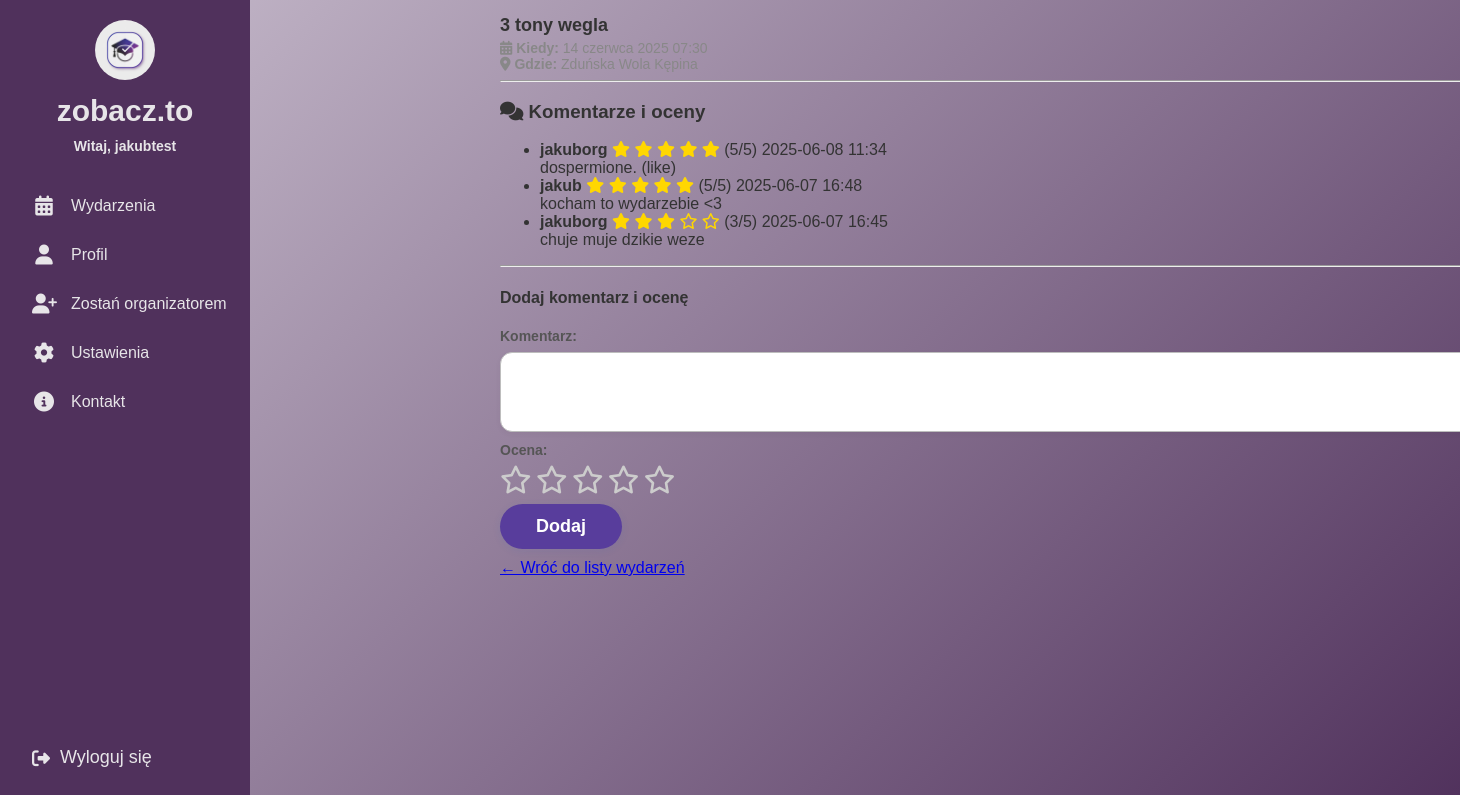
/events/event/15/ (signed in), run on the app's committed database.
### events/models.py (models this page shows, shortened)
class Event(models.Model):
    title = models.CharField("Tytuł", max_length=200)
    description = models.TextField("Opis wydarzenia")
    date = models.DateTimeField("Data")
    location = models.CharField("Lokalizacja", max_length=200)
    created_by = models.ForeignKey(User, on_delete=models.CASCADE, related_name="created_events")
    image = models.ImageField(upload_to='event_images/', null=True, blank=True)

class EventComment(models.Model):
    event = models.ForeignKey(Event, on_delete=models.CASCADE, related_name="comments")
    user = models.ForeignKey(User, on_delete=models.CASCADE)
    comment = models.TextField("Komentarz")
    rating = models.PositiveSmallIntegerField("Ocena", choices=[(i, i) for i in range(1, 6)])
    created_at = models.DateTimeField(auto_now_add=True)

### events/views.py (the view)
# urls.py: path('event/<int:event_id>/', views.event_detail, name='event_detail'),
@login_required
def event_detail(request, event_id):
    event = get_object_or_404(Event, id=event_id)
    comments = event.comments.select_related('user').order_by('-created_at')
    avg_rating = event.comments.aggregate(avg=Avg('rating'))['avg']
    if request.method == 'POST':
        form = EventCommentForm(request.POST)
        if form.is_valid():
            comment = form.save(commit=False)
            comment.event = event
            comment.user = request.user
            comment.save()
            messages.success(request, "Twój komentarz został dodany.")
            return redirect('event_detail', event_id=event.id)
    else:
        form = EventCommentForm()
        return render(request, 'events/event_detail.html', {
        'event': event,
        'comments': comments,
        'form': form,
        'avg_rating': round(avg_rating or 0, 2),
    })

### events/forms.py
class EventCommentForm(forms.ModelForm):
    class Meta:
        model = EventComment
        fields = ['comment', 'rating']
        widgets = {
            'comment': forms.Textarea(attrs={'rows': 3}),
            'rating': forms.Select(choices=[(i, i) for i in range(1, 6)]),
        }

### templates/events/event_detail.html (shortened to what this page needs)
{% extends "base.html" %}
{% load static %}
{% block content %}
<link rel="stylesheet" href="https://cdnjs.cloudflare.com/ajax/libs/font-awesome/6.4.0/css/all.min.css">
<link rel="stylesheet" href="{% static 'css/events.css' %}">
<div class="main-content">
  <div class="event-detail-card">
    <h2 class="event-title">{{ event.title }}</h2>
    <div class="event-meta">
      <span><i class="fas fa-calendar-alt"></i> <strong>Kiedy:</strong> {{ event.date }}</span><br>
      <span><i class="fas fa-map-marker-alt"></i> <strong>Gdzie:</strong> {{ event.location }}</span>
    </div>
    <hr>
    <div class="event-comments-section">
      <h3><i class="fas fa-comments"></i> Komentarze i oceny</h3>
      <ul class="comments-list">
        {% for comment in comments %}
          <li class="comment-item">
            <div class="comment-header">
              <strong>{{ comment.user.username }}</strong>
              <span class="comment-rating">
                {% for i in "12345"|make_list %}
                  {% if forloop.counter <= comment.rating %}
                    <i class="fas fa-star" style="color:gold"></i>
                  {% else %}
                    <i class="far fa-star" style="color:gold"></i>
                  {% endif %}
                {% endfor %}
                ({{ comment.rating }}/5)
              </span>
              <span class="comment-date">{{ comment.created_at|date:"Y-m-d H:i" }}</span>
            </div>
            <div class="comment-body">
              {{ comment.comment }}
            </div>
          </li>
        {% empty %}
          <li class="event-empty">Brak komentarzy.</li>
        {% endfor %}
      </ul>
    </div>
    <hr>
    {% if user.is_authenticated %}
      <div class="add-comment-section">
        <h4>Dodaj komentarz i ocenę</h4>
        <form method="post" class="comment-form" id="comment-form">
          <div class="form-group">
            {{ form.comment.label_tag }}
            {{ form.comment }}
          </div>
          <div class="form-group">
            <label>Ocena:</label>
            <span id="star-rating">
              {% for i in "12345"|make_list %}
                <i class="fa-star far" data-value="{{ forloop.counter }}"></i>
              {% endfor %}
            </span>
          </div>
          <button type="submit" class="enroll-button">Dodaj</button>
        </form>
      </div>
    {% else %}
      <p><a href="{% url 'login' %}">Zaloguj się</a>, aby dodać komentarz.</p>
    {% endif %}
    <a href="{% url 'events_list' %}" class="back-link">← Wróć do listy wydarzeń</a>
  </div>
</div>
{% endblock %}

### templates/base.html (shortened to what this page needs)
{% load static %}
<!DOCTYPE html>
<html>
<head>
    <link rel="stylesheet" href="https://cdnjs.cloudflare.com/ajax/libs/font-awesome/6.4.0/css/all.min.css">
    <link rel="stylesheet" href="{% static 'css/home.css' %}">
    <link rel="stylesheet" href="{% static 'css/profile.css' %}">
    <link rel="stylesheet" href="{% static 'css/events.css' %}">
    <link rel="stylesheet" href="{% static 'css/organizer_request_form.css' %}">
    <link rel="stylesheet" href="{% static 'css/organizer_request_sent.css' %}">
    <link rel="stylesheet" href="{% static 'css/organizer_requests_list.css' %}">
</head>
<body>
<div class="sidebar">
  <div class="top">
    <div class="logo">
      <a href="{% url 'home' %}">
        <img src="{% static 'images/logo.jpeg' %}" alt="Logo">
      </a>
      <span class="site-name">zobacz.to</span>
      {% if user.is_authenticated %}
        <span class="username">Witaj, {{ user.username }}</span>
      {% endif %}
    </div>
    <div class="menu">
      <a href="{% url 'events_list' %}">
        <i class="fas fa-calendar-alt"></i>
        <span class="label">Wydarzenia</span>
      </a>
      <a href="{% url 'profile' %}">
        <i class="fas fa-user"></i>
        <span class="label">Profil</span>
      </a>
      {% if user.is_authenticated %}
        {% for group in user.groups.all %}
            {% if group.name == "student" %}
                <a href="{% url 'organizer_request_create' %}">
                    <i class="fas fa-user-plus"></i>
                    <span class="label">Zostań organizatorem</span>
                </a>
            {% endif %}
        {% endfor %}
    {% endif %}
      <a href="#">
        <i class="fas fa-cog"></i>
        <span class="label">Ustawienia</span>
      </a>
      <a href="{% url 'contact' %}">
        <i class="fas fa-info-circle"></i>
        <span class="label">Kontakt</span>
      </a>
    </div>
  </div>
  <div class="bottom">
    <form action="{% url 'logout' %}" method="post">
      <button type="submit">
        <i class="fas fa-sign-out-alt"></i>
        <span class="logout-label">Wyloguj się</span>
      </button>
    </form>
  </div>
</div>
  <main>
    <div class="main-content">
    {% block content %}
    {% endblock content %}
  </main>
</body>
</html>

### static/css/home.css (style rules this page uses)
:root { --light-purple: #CABFCF; --dark-purple: #50315C; --medium-purple: #583D9C; --white: #E7E5E8; --blue-purple: #4941A1; }
body { margin: 0; font-family: 'Arial', sans-serif; background: linear-gradient(135deg, var(--light-purple), var(--dark-purple)); height: 100vh; overflow-x: hidden; }
.main-content { min-height: 100vh; width: calc(100vw - 250px); max-width: calc(100vw - 250px); box-sizing: border-box; padding: 0; margin-left: 250px; transition: none; overflow-y: visible; color: #333; }
.sidebar { background-color: var(--dark-purple); width: 250px; display: flex; flex-direction: column; justify-content: space-between; color: var(--white); height: 100vh; position: fixed; left: 0; top: 0; z-index: 10; }
.sidebar .top, .sidebar .bottom { padding: 20px; }
.sidebar .logo { display: flex; flex-direction: column; align-items: center; }
.sidebar .logo img { width: 60px; height: 60px; border-radius: 50%; margin-bottom: 10px; transition: width 0.3s ease, height 0.3s ease; }
.sidebar .logo .site-name { font-size: 30px; font-weight: 700; color: var(--white); margin-bottom: 5px; }
.sidebar .username { font-weight: 600; font-size: 14px; text-align: left; margin-top: 5px; display: block !important; }
.menu { margin-top: 30px; }
.menu a { display: flex; align-items: center; gap: 15px; color: var(--white); text-decoration: none; padding: 12px; border-radius: 8px; transition: background 0.2s; white-space: nowrap; margin-bottom: 5px; }
.menu .label { font-size: 16px; display: block !important; }
.sidebar .menu i { font-size: 20px; min-width: 24px; text-align: center; }
.sidebar .bottom form { margin: 0; }
.sidebar .bottom button { background: none; border: none; color: var(--white); font-size: 18px; cursor: pointer; display: flex; align-items: center; gap: 10px; padding: 12px; width: 100%; text-align: left; border-radius: 8px; transition: background 0.2s; }

### static/css/profile.css (style rules this page uses)
.form-group { display: flex; flex-direction: column; margin-bottom: 0; }
.form-group label { font-weight: 600; margin-bottom: 8px; font-size: 14px; color: #555; }
.form-group input, .form-group textarea { width: 100%; padding: 12px 16px; font-size: 15px; border-radius: 8px; border: 1px solid #d0d0e0; background-color: #fcfcff; margin-bottom: 0; box-sizing: border-box; transition: border-color 0.2s, box-shadow 0.2s, background-color 0.2s; resize: vertical; min-height: 40px; }

### static/css/events.css (style rules this page uses)
.form-group { flex: 1 1 45%; display: flex; flex-direction: column; }
.event-title { font-size: 18px; font-weight: bold; margin-bottom: 4px; }
.event-meta { color: #888; font-size: 14px; margin-bottom: 8px; }

### templates/events/event_detail.html (style rules this page uses)
#star-rating .fa-star { font-size: 28px; color: gold; cursor: pointer; transition: color 0.2s; }
#star-rating .fa-star.far { color: #ccc; }
.comment-form textarea, textarea[name="comment"] { width: 100%; min-height: 80px; border-radius: 12px; border: 1.5px solid #bdbdbd; background: #fff; padding: 12px; font-size: 16px; resize: vertical; box-shadow: 0 2px 6px rgba(0,0,0,0.04); margin-bottom: 10px; }
.enroll-button { display: inline-block; padding: 12px 36px; background-color: #583d9c; color: #fff; font-size: 18px; font-weight: bold; border: none; border-radius: 28px; box-shadow: 0 2px 8px rgba(30,94,208,0.08); cursor: pointer; transition: background 0.2s, box-shadow 0.2s; margin-top: 10px; margin-bottom: 10px; }

### data on the page
Event: title "3 tony wegla", date "14 czerwca 2025 07:30", location "Zduńska Wola Kępina"
EventComment: user.username "jakuborg", rating "5", created_at "2025-06-08 11:34", comment "dospermione. (like)"
EventComment: user.username "jakub", rating "5", created_at "2025-06-07 16:48", comment "kocham to wydarzebie <3"
EventComment: user.username "jakuborg", rating "3", created_at "2025-06-07 16:45", comment "chuje muje dzikie weze"

### other printed values
{{ user.username }} "jakubtest"
